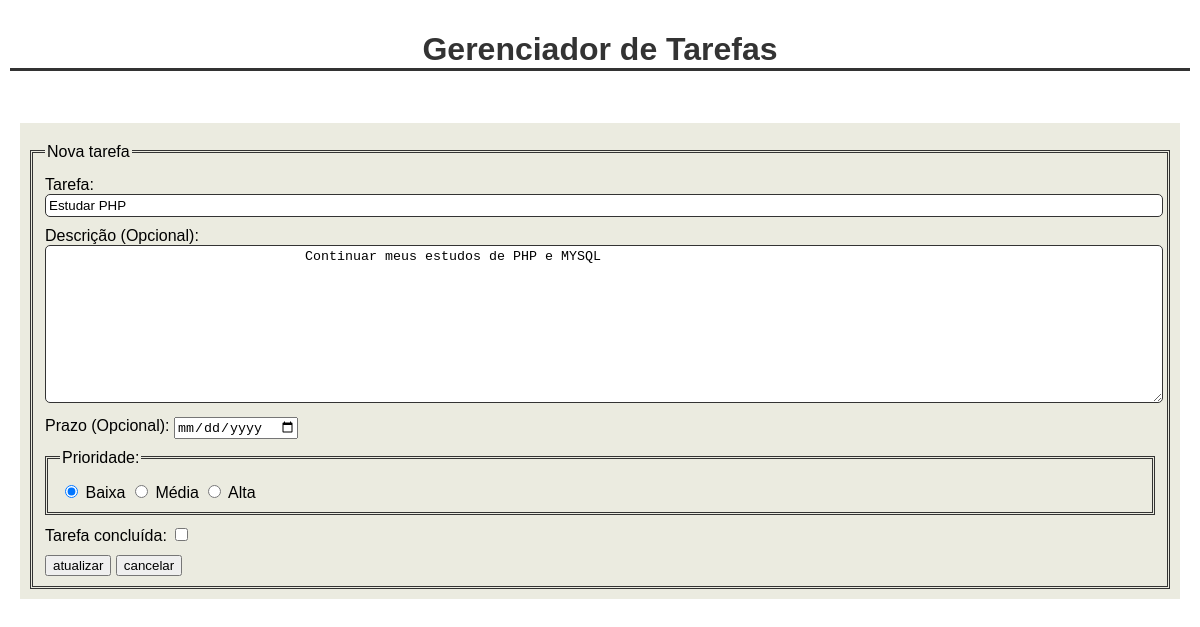
/tarefas/controller/editar.php?id=1, run on the app's committed database.
### tables this page shows
CREATE TABLE `tb_tarefa` (
  `id` int(11) NOT NULL,
  `nome` varchar(20) DEFAULT NULL,
  `descricao` text DEFAULT NULL,
  `prazo` date DEFAULT NULL,
  `prioridade` int(1) DEFAULT NULL,
  `concluida` tinyint(1) DEFAULT NULL
);

### tarefas/controller/editar.php (called while the page is built, shortened)
<?php
require "../model/banco.php";
require "../helper/ajudantes.php";
$tarefa = buscar_tarefa($conexao, $_GET['id']);
$tarefa['nome'] = (array_key_exists('nome',$_POST))
    ? $_POST['nome'] : $tarefa['nome'];
$tarefa['descricao'] = (array_key_exists('descricao',$_POST))
    ? $_POST['descricao'] : $tarefa['descricao'];
$tarefa['prazo'] = (array_key_exists('prazo', $_POST))
     ? $_POST['prazo'] : $tarefa['prazo'];
$tarefa['prioridade'] = (array_key_exists('prioridade', $_POST))
    ? $_POST['prioridade'] : $tarefa['prioridade'];
$tarefa['concluida'] =  (array_key_exists('concluida', $_POST))
    ? $_POST['concluida'] : $tarefa['concluida'];
    require "../view/template.php";

### tarefas/model/banco.php (called while the page is built, shortened)
<?php
function buscar_tarefa($conexao, $id)
{
    $SQLbusca = "SELECT * FROM tb_tarefa where id = $id";
    $SQLresultado = mysqli_query($conexao, $SQLbusca);
    return mysqli_fetch_assoc($SQLresultado);
}

### tarefas/helper/ajudantes.php (called while the page is built, shortened)
<?php
function traduz_data_para_exibir($data){
    if ($data == "" or $data == "0000-00-00") {
        return "";
    }
    $objeto_data = DateTime::createFromFormat('Y-m-d',$data);
    return $objeto_data->format('d/m/Y');
}
?>

### tarefas/view/formulario.php (the view, shortened to what this page needs)
<!DOCTYPE html>
<html lang="pt-br">
<head>
    <link rel="stylesheet" href="../css/estilo.css">
</head>
<body>
    <div class="div">
        <form method="POST">
            <fieldset>
                <legend>Nova tarefa</legend>
                <label for="nome">
                    Tarefa:
                    <input type="text" name="nome" id="nome" value="<?php echo $tarefa['nome']; ?>">
                </label>
                <label for=" descricao">
                    Descrição (Opcional):
                    <textarea name="descricao" id="descricao" cols="30" rows="10">
                <?php echo $tarefa['descricao']; ?>
                </textarea>
                </label>
                <label for="prazo">
                    Prazo (Opcional):
                    <input type="date" name="prazo" id="prazo" value="<?php echo traduz_data_para_exibir($tarefa['prazo']); ?>">
                </label>
                <fieldset>
                    <legend>Prioridade:</legend>
                    <label for="prioridade">
                        <input type="radio" name="prioridade" id="prioridade" value="1" <?php echo ($tarefa['prioridade'] == 1) ? 'Checked' : ''; ?>> Baixa
                        <input type="radio" name="prioridade" id="prioridade" value="2" <?php echo ($tarefa['prioridade'] == 2) ? 'Checked' : ''; ?>> Média
                        <input type="radio" name="prioridade" id="prioridade" value="3" <?php echo ($tarefa['prioridade'] == 3) ? 'Checked' : ''; ?>> Alta
                    </label>
                </fieldset>
                <label for="concluida">
                    Tarefa concluída:
                    <input type="checkbox" name="concluida" id="concluida" value="1" <?php echo ($tarefa['concluida'] == 1) ? 'Checked' : ''; ?>>
                </label>
                <label>
                    <input type="submit" id="cadastrar" value="<?php echo ($tarefa['id'] > 0) ? 'atualizar' : 'cadastrar'; ?>">
                    <input type="submit" value="cancelar">
                </label>
            </fieldset>
        </form>
    </div>
</body>
</html>

### tarefas/css/estilo.css (style rules this page uses)
.container { margin: 0px; width: 100%; font-family: Sans-serif; color: #333; }
.div { margin: 0px; padding: 10px; width: auto; height: auto; }
form { margin: 10px; padding: 10px; background-color: hsl(60, 20%, 90%); }
fieldset { border: 3px double #333; color: #000; margin: 10px 0 0 0; }
label { display: block; margin: 10px 0 0 0; }
input[type=text], textarea { width: 100%; border: 1px solid #333; padding: 3px; border-radius: 5px; }

### data on the page
tb_tarefa: nome "Estudar PHP", descricao "Continuar meus estudos de PHP e MYSQL", prioridade "☑ Baixa Média Alta", id "atualizar"
